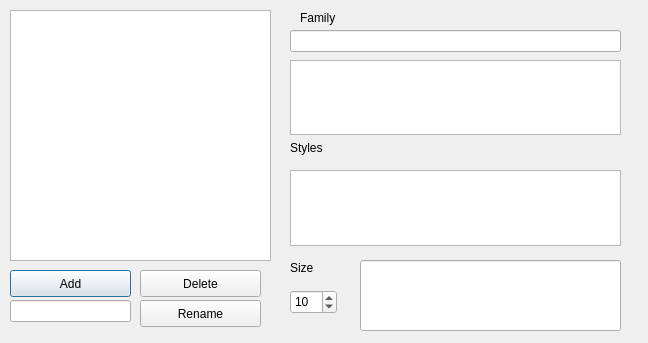
<?xml version="1.0" encoding="UTF-8"?>
<ui version="4.0">
 <class>FontSelect</class>
 <widget class="QDialog" name="FontSelect">
  <property name="geometry">
   <rect>
    <x>0</x>
    <y>0</y>
    <width>648</width>
    <height>343</height>
   </rect>
  </property>
  <property name="windowTitle">
   <string>Dialog</string>
  </property>
  <widget class="QListWidget" name="QLWFontName">
   <property name="geometry">
    <rect>
     <x>10</x>
     <y>10</y>
     <width>261</width>
     <height>251</height>
    </rect>
   </property>
  </widget>
  <widget class="QPushButton" name="QPBFontAdd">
   <property name="geometry">
    <rect>
     <x>10</x>
     <y>270</y>
     <width>121</width>
     <height>27</height>
    </rect>
   </property>
   <property name="text">
    <string>Add</string>
   </property>
  </widget>
  <widget class="QPushButton" name="QPBFontDelete">
   <property name="geometry">
    <rect>
     <x>140</x>
     <y>270</y>
     <width>121</width>
     <height>27</height>
    </rect>
   </property>
   <property name="text">
    <string>Delete</string>
   </property>
  </widget>
  <widget class="QLineEdit" name="QLEFontName">
   <property name="geometry">
    <rect>
     <x>10</x>
     <y>300</y>
     <width>121</width>
     <height>22</height>
    </rect>
   </property>
   <property name="sizePolicy">
    <sizepolicy hsizetype="Minimum" vsizetype="Fixed">
     <horstretch>0</horstretch>
     <verstretch>0</verstretch>
    </sizepolicy>
   </property>
  </widget>
  <widget class="QPushButton" name="QPBFontRename">
   <property name="geometry">
    <rect>
     <x>140</x>
     <y>300</y>
     <width>121</width>
     <height>27</height>
    </rect>
   </property>
   <property name="text">
    <string>Rename</string>
   </property>
  </widget>
  <widget class="QLineEdit" name="QLEFamily">
   <property name="geometry">
    <rect>
     <x>290</x>
     <y>30</y>
     <width>331</width>
     <height>22</height>
    </rect>
   </property>
   <property name="focusPolicy">
    <enum>Qt::NoFocus</enum>
   </property>
  </widget>
  <widget class="QListWidget" name="QLWFamily">
   <property name="geometry">
    <rect>
     <x>290</x>
     <y>60</y>
     <width>331</width>
     <height>75</height>
    </rect>
   </property>
  </widget>
  <widget class="QLabel" name="label_3">
   <property name="geometry">
    <rect>
     <x>290</x>
     <y>140</y>
     <width>59</width>
     <height>16</height>
    </rect>
   </property>
   <property name="text">
    <string>Styles</string>
   </property>
  </widget>
  <widget class="QListWidget" name="QLWStyles">
   <property name="geometry">
    <rect>
     <x>290</x>
     <y>170</y>
     <width>331</width>
     <height>76</height>
    </rect>
   </property>
  </widget>
  <widget class="QLabel" name="QLSize">
   <property name="geometry">
    <rect>
     <x>290</x>
     <y>260</y>
     <width>25</width>
     <height>16</height>
    </rect>
   </property>
   <property name="text">
    <string>Size</string>
   </property>
  </widget>
  <widget class="QSpinBox" name="QSBSize">
   <property name="geometry">
    <rect>
     <x>290</x>
     <y>290</y>
     <width>47</width>
     <height>24</height>
    </rect>
   </property>
   <property name="value">
    <number>10</number>
   </property>
  </widget>
  <widget class="QLabel" name="QLFamily">
   <property name="geometry">
    <rect>
     <x>300</x>
     <y>10</y>
     <width>40</width>
     <height>16</height>
    </rect>
   </property>
   <property name="text">
    <string>Family</string>
   </property>
  </widget>
  <widget class="QLineEdit" name="QLETest">
   <property name="geometry">
    <rect>
     <x>360</x>
     <y>260</y>
     <width>261</width>
     <height>71</height>
    </rect>
   </property>
  </widget>
 </widget>
 <resources/>
 <connections/>
</ui>
